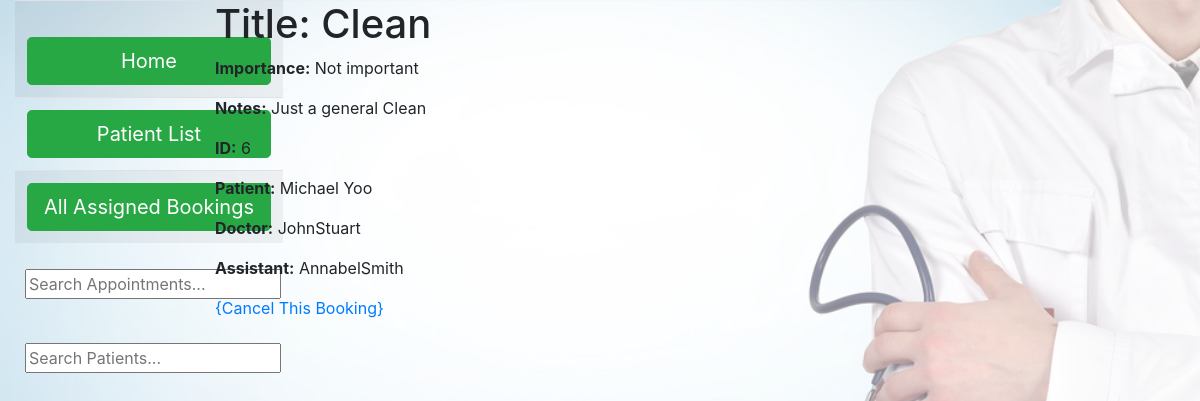
Screenshot of /bookings/6/staff/ (signed in) with the database file from the repository.
### bookings/models.py (models this page shows, shortened)
class Booking(models.Model):
    title = models.CharField(max_length=20)
    notes = models.TextField(max_length=50, help_text='Booking Notes')
    id = models.TextField(max_length=10, help_text='Booking ID', primary_key=True, default=0)
    importance = models.CharField(max_length=20, help_text='Level of importance ')
    length = models.DurationField(null=True,default=timedelta())
    approved = models.BooleanField(default=False)
    date = models.DateTimeField(max_length=100,null=True)
    patient = models.ForeignKey(User, on_delete=models.SET_NULL, null=True, blank=True, related_name='Patient')
    doctor = models.ForeignKey(Staff, on_delete=models.SET_NULL, null=True, blank=True, related_name='Doctor')
    assistant = models.ForeignKey(Staff, on_delete=models.SET_NULL, null=True, blank=True, related_name='Assistant')

### accounts/models.py (models this page shows)
class User(AbstractUser):
    first_name = models.CharField(max_length=20, null=False)
    last_name = models.CharField(max_length=20, null=False)
    DoB = models.DateTimeField(max_length=100, null=True)
    phone_number = models.CharField(max_length=10, null=True,validators=[phone_validator])
    email = models.EmailField(max_length=100, null=True)
    def __str__(self):
        name = self.first_name + " " + self.last_name
        return name

class Staff(models.Model):
    user = models.OneToOneField(User, on_delete=models.CASCADE, primary_key=True)
    role = models.CharField(max_length=15)
    info = models.TextField(max_length=100, help_text='Personal Info',default="I am a staff member")
    def __str__(self):
        if self.role == "Dentist":
            name = "Dr " + self.user.last_name
        elif self.role == "Assistant":
            name = "Assistant " + self.user.first_name + " " + self.user.last_name
        else:
            name = self.user.first_name + self.user.last_name
        return name

### bookings/views.py (the view)
# urls.py: path('<int:pk>/staff/', views.staffBookingDetailView.as_view(), name='staff-booking-detail'),
class staffBookingDetailView(generic.DetailView):
    model = Booking
    template_name = 'bookings/staff_booking_detail.html'
    def get_context_data(self, **kwargs):
        context = super(staffBookingDetailView, self).get_context_data(**kwargs)
        role = views.getRole(self.request)
        context['role'] = role
        context['firstname'] = self.request.user.first_name
        context['lastname'] = self.request.user.last_name
        return context

### accounts/views.py (called while the page is built)
def getRole(request):
    current_user = User.objects.get(username=request.user.username)
    if Staff.objects.filter(pk=current_user).exists():
        staff_object = Staff.objects.get(pk=current_user)
        return staff_object.role
    return None

### bookings/templates/bookings/staff_booking_detail.html (shortened to what this page needs)
{% extends "staff_base.html" %}
{% block content %}
  <h1>Title: {{ booking.title }}</h1>
  <p><strong>Importance:</strong> {{ booking.importance }}</p>
  <p><strong>Notes:</strong> {{ booking.notes }}</p>
  <p><strong>ID:</strong> {{ booking.id }}</p>
  <p><strong>Patient:</strong> {{ booking.patient }}</p>
  <p><strong>Doctor:</strong> {{ booking.doctor }}</p>
  <p><strong>Assistant:</strong> {{ booking.assistant }}</p>
<a href="{% url 'bookings:Cancel-Booking' booking.id %}" onclick="return confirm('Are you sure you want to cancel this booking?')" </a>{Cancel This Booking}</a>
{% endblock %}

### accounts/static/css/staff.css (style rules this page uses)
body { background-image: url('verification-image.png'); background-size: cover; }

### rows the page displays
Booking: title "Clean", importance "Not important", notes "Just a general Clean", id "6", patient "Michael Yoo", doctor "JohnStuart", assistant "AnnabelSmith"
